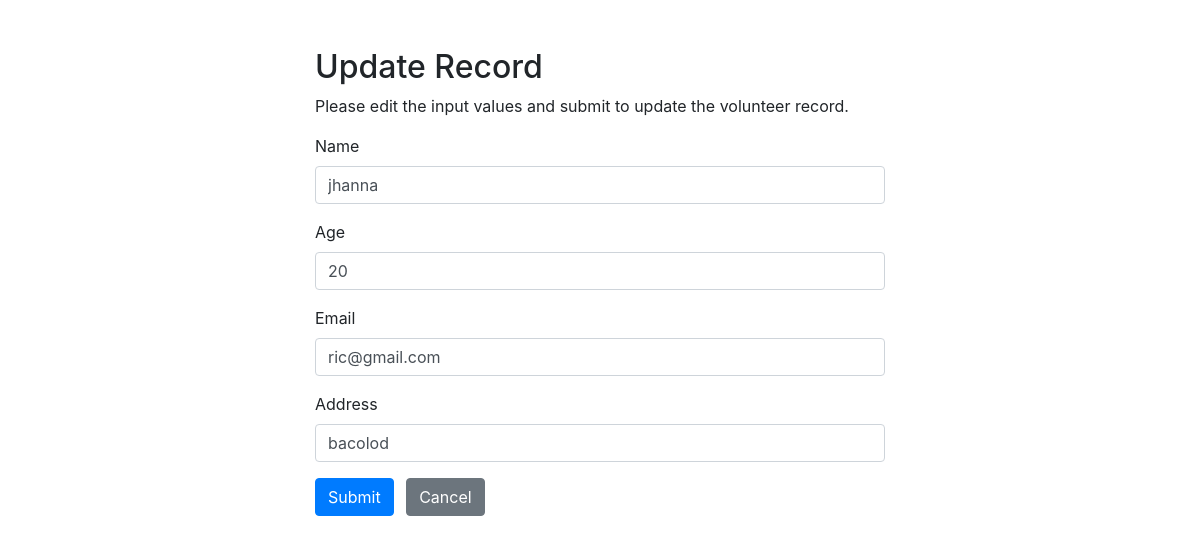
The app's page /event/volunteer/updateV.php?id=15 with its own data.
### tables this page shows
CREATE TABLE `volunteers` (
  `id` int(11) NOT NULL,
  `name` varchar(225) NOT NULL,
  `age` int(100) NOT NULL,
  `email` varchar(225) NOT NULL,
  `address` varchar(225) NOT NULL
);

### event/volunteer/updateV.php (the view, shortened to what this page needs)
<?php
require_once "configV.php";
$name = $age = $email = $address = "";
$name_err = $age_err = $email_err = $address_err = "";
if ($_SERVER["REQUEST_METHOD"] == "POST") {
    $id = $_POST["id"];
    $input_name = trim($_POST["name"]);
    if (empty($input_name)) {
        $name_err = "Please enter a name.";
    } else {
        $name = $input_name;
    }
    $input_age = trim($_POST["age"]);
    if (empty($input_age)) {
        $age_err = "Please enter an age.";
    } else {
        $age = $input_age;
    }
    $input_email = trim($_POST["email"]);
    if (empty($input_email)) {
        $email_err = "Please enter an email.";
    } else {
        $email = $input_email;
    }
    $input_address = trim($_POST["address"]);
    if (empty($input_address)) {
        $address_err = "Please enter an address.";
    } else {
        $address = $input_address;
    }
    if (empty($name_err) && empty($age_err) && empty($email_err) && empty($address_err)) {
        $sql = "UPDATE volunteers SET name=?, age=?, email=?, address=? WHERE id=?";
        if ($stmt = mysqli_prepare($link, $sql)) {
            mysqli_stmt_bind_param($stmt, "sissi", $param_name, $param_age, $param_email, $param_address, $param_id);
            $param_name = $name;
            $param_age = $age;
            $param_email = $email;
            $param_address = $address;
            $param_id = $id;
            if (mysqli_stmt_execute($stmt)) {
                header("location: indexV.php");
                exit();
            } else {
                echo "Oops! Something went wrong. Please try again later.";
            }
        }
        mysqli_stmt_close($stmt);
    }
    mysqli_close($link);
} else {
    if (isset($_GET["id"]) && !empty(trim($_GET["id"]))) {
        $sql = "SELECT * FROM volunteers WHERE id = ?";
        if ($stmt = mysqli_prepare($link, $sql)) {
            mysqli_stmt_bind_param($stmt, "i", $param_id);
            if (mysqli_stmt_execute($stmt)) {
                $result = mysqli_stmt_get_result($stmt);
                if (mysqli_num_rows($result) == 1) {
                    $row = mysqli_fetch_array($result, MYSQLI_ASSOC);
                    $name = $row["name"];
                    $age = $row["age"];
                    $email = $row["email"];
                    $address = $row["address"];
                } else {
                    header("location:indexV.php");
                    exit();
                }
            } else {
                echo "Oops! Something went wrong. Please try again later.";
            }
        }
    } else {
        header("location: error.php");
        exit();
    }
}
?>
<!DOCTYPE html>
<html lang="en">
<head>
    <link rel="stylesheet" href="https://stackpath.bootstrapcdn.com/bootstrap/4.5.2/css/bootstrap.min.css">
</head>
<body>
<div class="wrapper">
    <div class="container-fluid">
        <div class="row">
            <div class="col-md-12">
                <h2 class="mt-5">Update Record</h2>
                <p>Please edit the input values and submit to update the volunteer record.</p>
                <form action="<?php echo htmlspecialchars($_SERVER["PHP_SELF"]); ?>" method="post">
                    <div class="form-group">
                        <label>Name</label>
                        <input type="text" name="name" class="form-control <?php echo (!empty($name_err)) ? 'is-invalid' : ''; ?>" value="<?php echo $name; ?>">
                    </div>
                    <div class="form-group">
                        <label>Age</label>
                        <input type="number" name="age" class="form-control <?php echo (!empty($age_err)) ? 'is-invalid' : ''; ?>" value="<?php echo $age; ?>">
                    </div>
                    <div class="form-group">
                        <label>Email</label>
                        <input type="email" name="email" class="form-control <?php echo (!empty($email_err)) ? 'is-invalid' : ''; ?>" value="<?php echo $email; ?>">
                    </div>
                    <div class="form-group">
                        <label>Address</label>
                        <input type="text" name="address" class="form-control <?php echo (!empty($address_err)) ? 'is-invalid' : ''; ?>" value="<?php echo $address; ?>">
                    </div>
                    <input type="submit" class="btn btn-primary" value="Submit">
                    <a href="indexV.php" class="btn btn-secondary ml-2">Cancel</a>
                </form>
            </div>
        </div>
    </div>
</div>
</body>
</html>

### event/volunteer/updateV.php (style rules this page uses)
.wrapper { width: 600px; margin: 0 auto; }

### records on screen
volunteers: name "jhanna", age "20", email "ric@gmail.com", address "bacolod"
